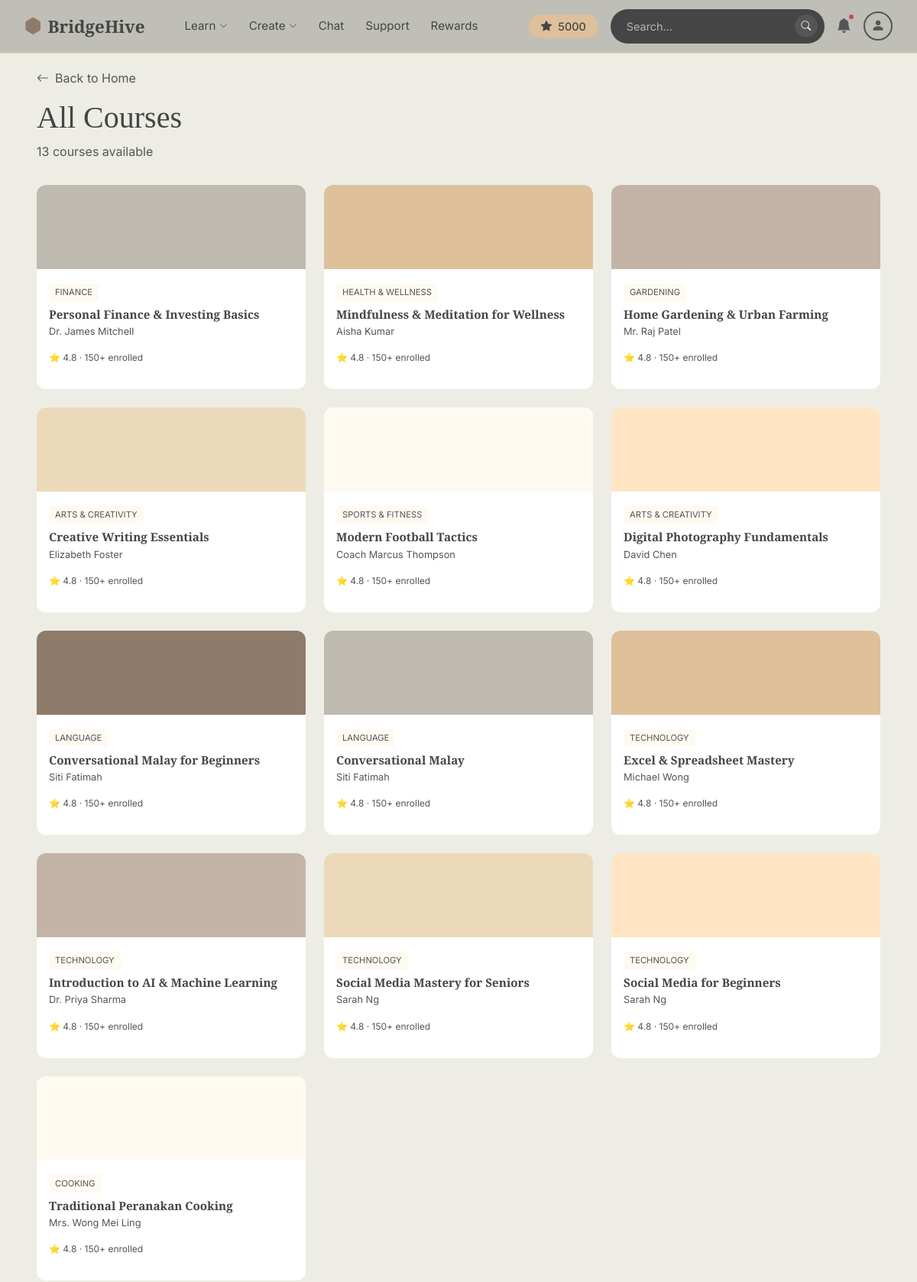
The page /courses/all (upper part) on the database as committed earlier.
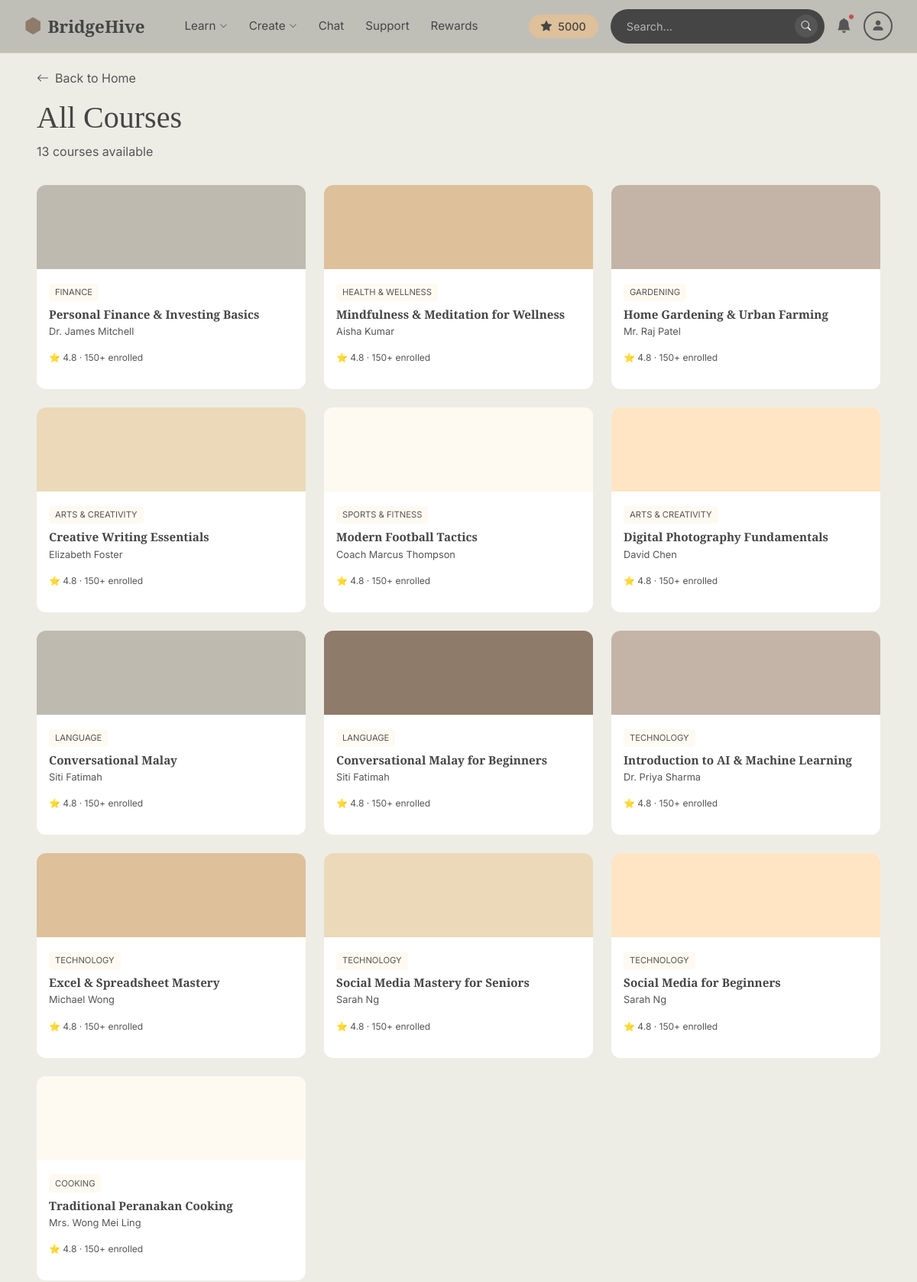
The same page on the database as committed later.
### app.py (models this page shows)
class Course(db.Model):
    __tablename__ = 'courses'
    id = db.Column(db.Integer, primary_key=True)
    title = db.Column(db.String(200), nullable=False)
    description = db.Column(db.Text)
    instructor_name = db.Column(db.String(100))
    category = db.Column(db.String(50))  # Used for recommendations matching
    color = db.Column(db.String(7), default='#FEFAF1')  # Card background color
    library_id = db.Column(db.Integer)  # Maps to course ID in courses library (port 8080)
    image_url = db.Column(db.String(500))  # Course image URL from courses library
    date_created = db.Column(db.DateTime, default=datetime.utcnow)

### app.py (the view)
@app.route('/courses/all')
def all_courses_page():
    user_id = session.get('user_id', 1)
    user = User.query.get(user_id)
    courses = Course.query.order_by(Course.date_created.desc()).all()
    folders = Folder.query.filter_by(user_id=user_id).all()
    return render_template('courses_all.html', user=user, courses=courses, folders=folders, title='All Courses')

### app.py (called while the page is built, shortened)
def translate(key, locale='en'):
    return TRANSLATIONS.get(locale, {}).get(key, TRANSLATIONS['en'].get(key, key))

@app.context_processor
def inject_navbar_user():
    uid = session.get('user_id')
    current_user = None
    locale = 'en'
    body_classes = []
    tts_enabled = False
    user_settings = None
    return dict(
        navbar_user=current_user,  # Use navbar_user to not override route's user variable
        t=lambda key: translate(key, locale),
        body_classes=' '.join(body_classes),
        tts_enabled=tts_enabled,
        current_locale=locale,
        user_settings=user_settings
    )

### templates/courses_all.html (shortened to what this page needs)
{% extends "base.html" %}
{% block navbar %}
{% include 'includes/navbar_new.html' %}
{% endblock %}
{% block content %}
<div class="main-content">
    <a href="{{ url_for('both_homepage') }}" class="back-link">
        <i class="bi bi-arrow-left"></i> Back to Home
    </a>
    <div class="page-header">
        <h1>{{ title }}</h1>
        <p>{{ courses|length }} courses available</p>
    </div>
    {% if courses|length > 0 %}
    <div class="course-grid">
        {% for course in courses %}
        <div class="course-card" onclick="openCoursePopup({{ course.id }}, '{{ course.title }}', '{{ course.instructor_name }}', '{{ course.category }}', '{{ course.color }}')">
            <div class="course-img" style="background-color: {{ course.color }};"></div>
            <div class="course-body">
                <span class="course-category">{{ course.category }}</span>
                <h3 class="course-title">{{ course.title }}</h3>
                <p class="course-instructor">{{ course.instructor_name }}</p>
                <p class="course-meta">⭐ 4.8 · 150+ enrolled</p>
            </div>
        </div>
        {% endfor %}
    </div>
    {% else %}
    <div class="empty-state">
        <i class="bi bi-journal-x"></i>
        <p>No courses found</p>
    </div>
    {% endif %}
</div>
{% endblock %}

Rows that differ between the two databases and show on the page:
changed Course "Conversational Malay": moves up the list
changed Course "Introduction to AI & Machine Learning": moves up the list
